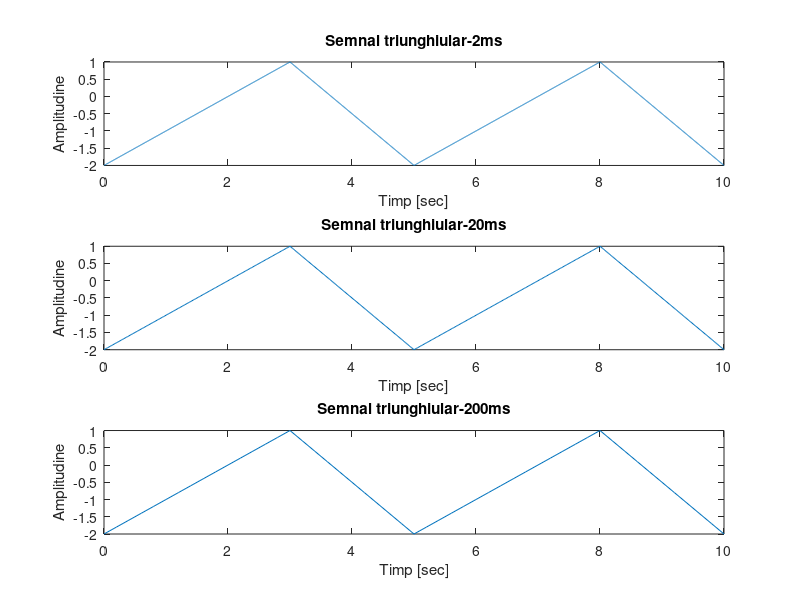

Recreate this plot in MATLAB.
function t1_tc2_Samoilescu_Tudor()
%a)rezolutia temporara - 2ms
f=0.2;
t1=0:0.002:10;
x1=sawtooth(2*pi*0.2*t1,0.6); %alegem 0.6 pentru ca panta sa fie 1V/s
%modificam maximul si minimul
for i = 1:1:length(x1)
       x1(i) = x1(i)*1.5-0.5;
end
subplot(3,1,1),plot(t1,x1)
title('Semnal triunghiular-2ms'),xlabel('Timp [sec]')
ylabel('Amplitudine'),axis([0 10 -2 1])
%b)rezolutia temporara - 20ms
f=0.2;
t2=0:0.02:10;
x2=sawtooth(2*pi*0.2*t2,0.6); %alegem 0.6 pentru ca panta sa fie 1V/s
%modificam maximul si minimul
for i = 1:1:length(x2)
       x2(i) = x2(i)*1.5-0.5;
end
subplot(3,1,2),plot(t2,x2)
title('Semnal triunghiular-20ms'),xlabel('Timp [sec]')
ylabel('Amplitudine'),axis([0 10 -2 1])
%c)rezolutia temporara - 200ms
f=0.2;
t3=0:0.2:10;
x3=sawtooth(2*pi*0.2*t3,0.6); %alegem 0.6 pentru ca panta sa fie 1V/s
%modificam maximul si minimul
for i = 1:1:length(x3)
       x3(i) = x3(i)*1.5-0.5;
end
subplot(3,1,3),plot(t3,x3)
title('Semnal triunghiular-200ms'),xlabel('Timp [sec]')
ylabel('Amplitudine'),axis([0 10 -2 1])